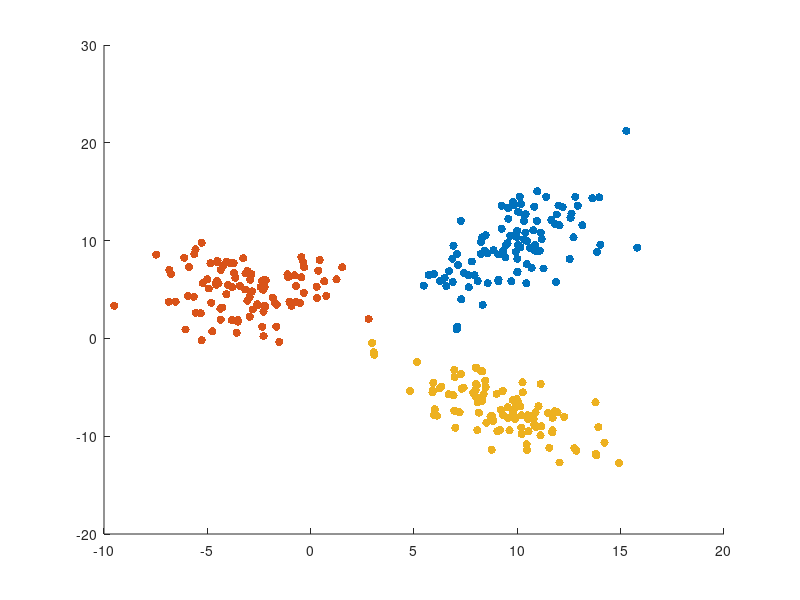

MATLAB code to generate this figure: (Note: this script raises an error after producing the figure.)
%very useful: http://stackoverflow.com/questions/18904308/given-a-covarince-matrix-generate-a-gaussian-random-variable-in-matlab

num = 100;

% parameters of first gaussian
mean_1 = [10 10];
cov_1  = [5 4; 4 9];
% generate points
gausspoints_1 = mvnrnd(mean_1, cov_1, num);

% parameters of second gaussian
mean_2 = [-3 5];
cov_2 = [5 0; 0 5];
% generate points
gausspoints_2 = mvnrnd(mean_2, cov_2, num);

% parameters of third gaussian
mean_3 = [9 -7];
cov_3 = [5 -3; -3 5];
% generate points
gausspoints_3 = mvnrnd(mean_3, cov_3, num);

scatter(gausspoints_1(:,1), gausspoints_1(:,2), 'filled'), hold on
scatter(gausspoints_2(:,1), gausspoints_2(:,2), 'filled'), hold on
scatter(gausspoints_3(:,1), gausspoints_3(:,2), 'filled'), hold on

ezcontour(@(x,y) mvnpdf([x y], mean_1, cov_1), xlim(), ylim())
ezcontour(@(x,y) mvnpdf([x y], mean_2, cov_2), xlim(), ylim())
ezcontour(@(x,y) mvnpdf([x y], mean_3, cov_3), xlim(), ylim())
title('X~N(\mu,\sigma)')
xlabel('X_1'), ylabel('X_2')

points = [gausspoints_1; gausspoints_2; gausspoints_3];
n_gaussians = 3;
[means, covariances] = mixtures_of_gaussians(points, n_gaussians);

ezcontour(@(x,y) mvnpdf([x y], means(1, :), covariances(:, :, 1)), xlim(), ylim())
ezcontour(@(x,y) mvnpdf([x y], means(2, :), covariances(:, :, 2)), xlim(), ylim())
ezcontour(@(x,y) mvnpdf([x y], means(3, :), covariances(:, :, 3)), xlim(), ylim())
title('Found gaussian bells')
xlabel('X_1'), ylabel('X_2')



